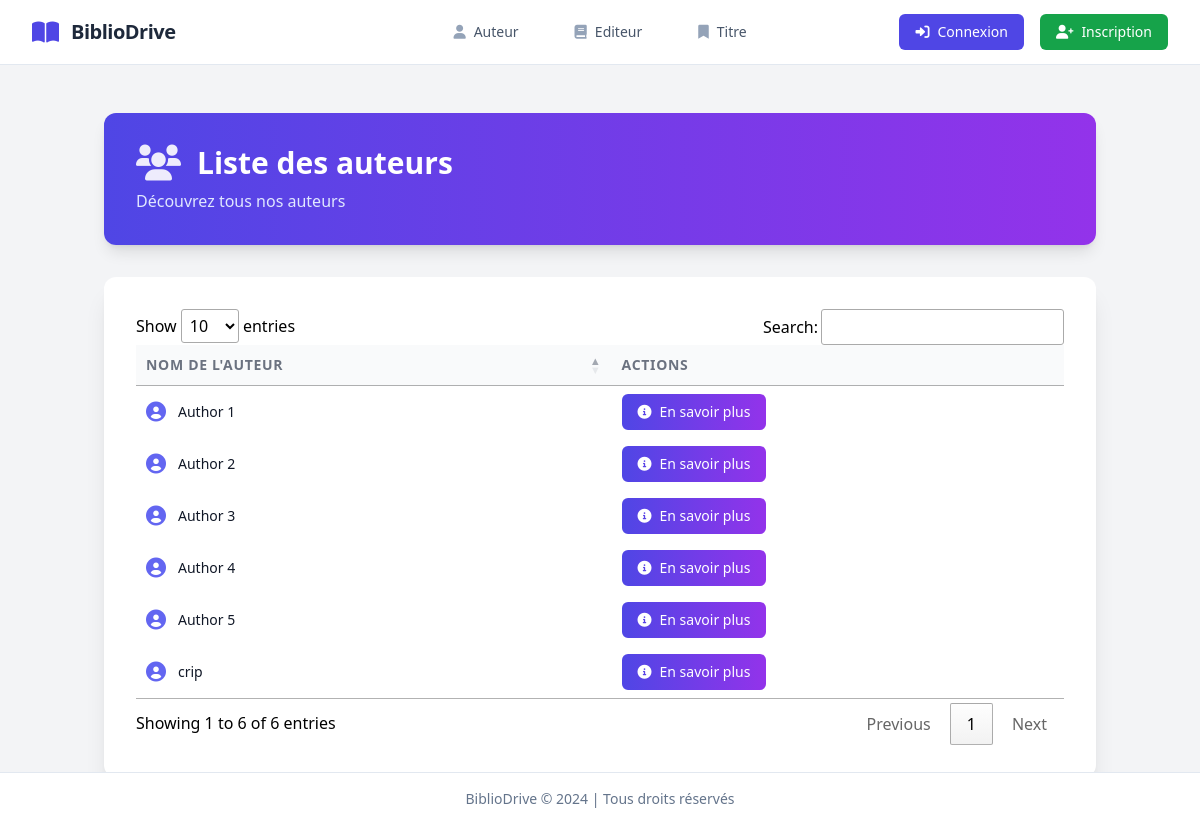
Screenshot of /authors/ with the database file from the repository.
### backoffice/models.py (models this page shows, shortened)
class Author(models.Model):
    au_id = models.AutoField(primary_key=True)
    author = models.CharField(max_length=50)
    year_born = models.SmallIntegerField()

### backoffice/views.py (the view)
# urls.py: path('authors/', views.author_list, name="author-list"),
def author_list(request):
    authors = Author.objects.all()
    return render(request, 'author/author_list.html', {'authors': authors, 'active_nav': 'author'})

### backoffice/templates/author/author_list.html (shortened to what this page needs)
<!DOCTYPE html>
<html lang="fr">
<head>
    <script src="https://cdn.tailwindcss.com"></script>
    <link rel="stylesheet" type="text/css" href="https://cdn.datatables.net/1.11.5/css/jquery.dataTables.css">
    <link rel="stylesheet" type="text/css" href="https://cdn.datatables.net/responsive/2.2.9/css/responsive.dataTables.min.css">
</head>
<body class="bg-gray-100">
    {% extends 'base.html' %}
    {% block content %}
    <div class="container mx-auto px-4 py-12">
        <div class="max-w-7xl mx-auto mb-8">
            <div class="bg-gradient-to-r from-indigo-600 to-purple-600 rounded-xl p-8 text-white shadow-lg">
                <h1 class="text-3xl font-bold flex items-center">
                    <i class="fas fa-users text-4xl mr-4 opacity-90"></i>
                    Liste des auteurs
                </h1>
                <p class="text-indigo-100 mt-2">Découvrez tous nos auteurs</p>
            </div>
        </div>
        <div class="bg-white shadow-xl rounded-xl overflow-hidden">
            <div class="p-8">
                <table id="authorsTable" class="w-full">
                    <thead>
                        <tr class="bg-gray-50">
                            <th class="px-6 py-4 text-left text-sm font-medium text-gray-500 uppercase tracking-wider">
                                Nom de l'auteur
                            </th>
                            <th class="px-6 py-4 text-left text-sm font-medium text-gray-500 uppercase tracking-wider">
                                Actions
                            </th>
                        </tr>
                    </thead>
                    <tbody class="divide-y divide-gray-200">
                        {% for author in authors %}
                        <tr class="hover:bg-gray-50 transition-colors duration-200">
                            <td class="px-6 py-4 whitespace-nowrap">
                                <div class="flex items-center">
                                    <i class="fas fa-user-circle text-indigo-500 text-xl mr-3"></i>
                                    <div class="text-sm font-medium text-gray-900">{{ author.author }}</div>
                                </div>
                            </td>
                            <td class="px-6 py-4 whitespace-nowrap">
                                <a href="{% url 'author-detail' author.au_id %}"
                                   class="inline-flex items-center px-4 py-2 bg-gradient-to-r from-indigo-600 to-purple-600 text-white text-sm font-medium rounded-md hover:from-indigo-700 hover:to-purple-700 transition-colors duration-200">
                                    <i class="fas fa-info-circle mr-2"></i>
                                    En savoir plus
                                </a>
                            </td>
                        </tr>
                        {% endfor %}
                    </tbody>
                </table>
            </div>
        </div>
    </div>
    {% endblock %}

### rows the page displays
Author: author "Author 1"
Author: author "Author 2"
Author: author "Author 3"
Author: author "Author 4"
Author: author "Author 5"
Author: author "crip"
